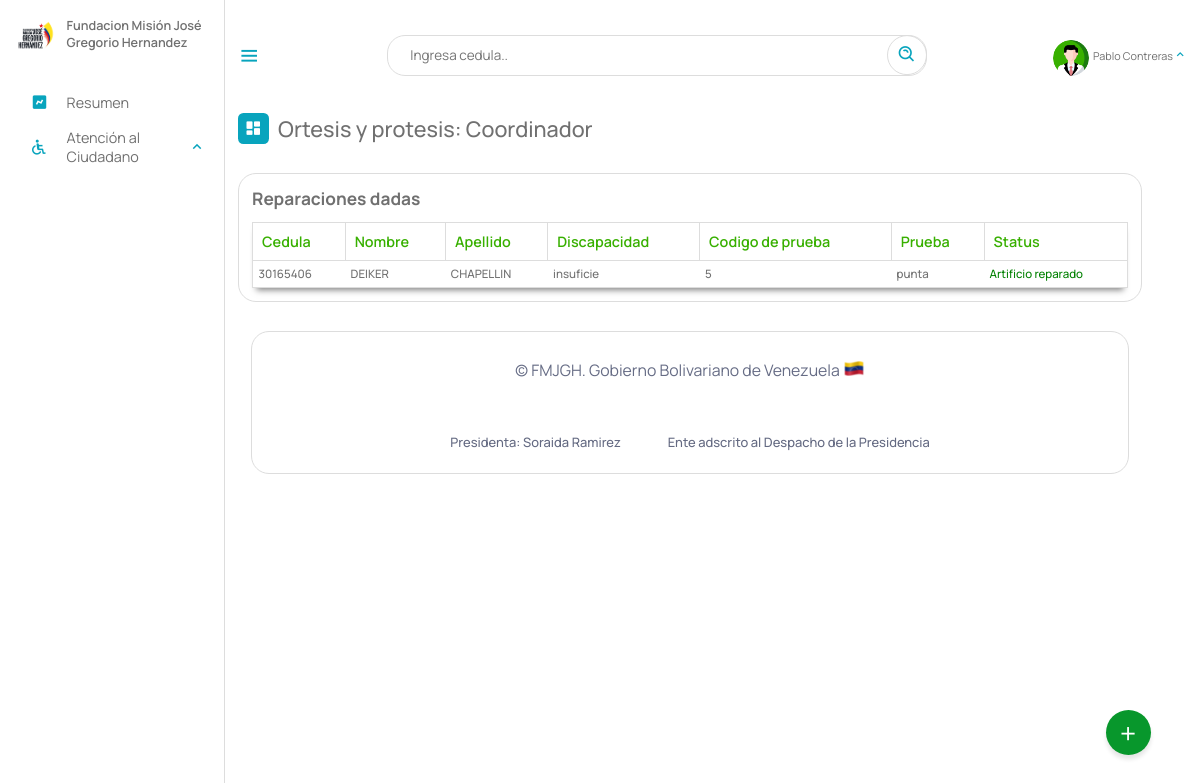
/Escritorio/06-reparacionDada.php (signed in), run on an earlier commit of the app's database.
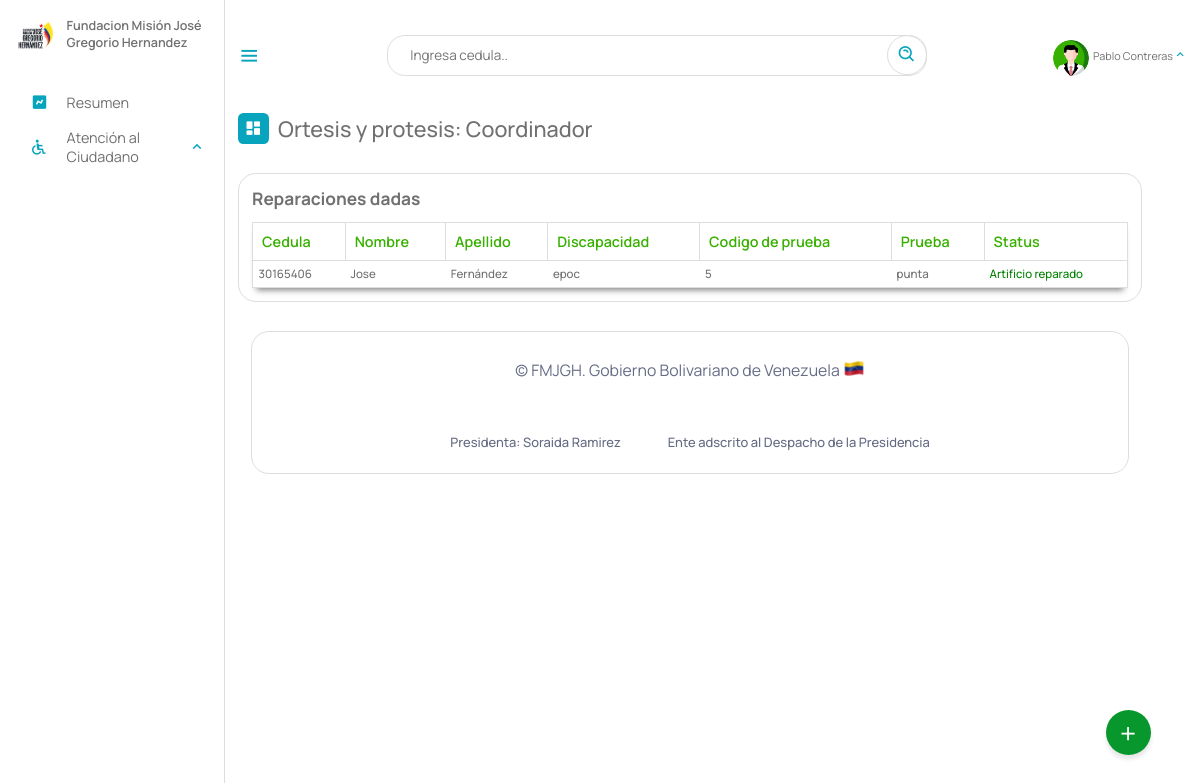
And on a later commit of the database.
### tables this page shows
CREATE TABLE `beneficiario` (
  `cedula` int(12) NOT NULL,
  `nombre` text NOT NULL,
  `apellido` text NOT NULL,
  `fecha_naci` date NOT NULL,
  `email` varchar(50) NOT NULL,
  `telefono` varchar(12) NOT NULL,
  `nacionalidad` char(2) NOT NULL,
  `edad` int(2) NOT NULL,
  `sexo` char(1) NOT NULL,
  `edo_civil` text NOT NULL,
  `nro_hijo` int(2) DEFAULT NULL,
  `estado` varchar(10) NOT NULL,
  `municipio` varchar(20) NOT NULL,
  `parroquia` varchar(10) NOT NULL,
  `discapacidad` varchar(10) NOT NULL,
  `atencion_solicitada` varchar(10) NOT NULL,
  `certificado` varchar(50) DEFAULT NULL,
  `registrado_por` text DEFAULT NULL,
  `fecha_registro` date NOT NULL,
  PRIMARY KEY (`cedula`),
  KEY `estado` (`estado`),
  KEY `discapacidad` (`discapacidad`),
  KEY `atencion_solicitada` (`atencion_solicitada`),
  KEY `municipio` (`municipio`),
  KEY `parroquia` (`parroquia`),
  CONSTRAINT `beneficiario_ibfk_1` FOREIGN KEY (`estado`) REFERENCES `estados` (`id_estados`) ON DELETE CASCADE,
  CONSTRAINT `beneficiario_ibfk_2` FOREIGN KEY (`municipio`) REFERENCES `municipios` (`id_municipios`) ON DELETE CASCADE,
  CONSTRAINT `beneficiario_ibfk_3` FOREIGN KEY (`parroquia`) REFERENCES `parroquia` (`id`) ON DELETE CASCADE ON UPDATE CASCADE,
  CONSTRAINT `beneficiario_ibfk_4` FOREIGN KEY (`discapacidad`) REFERENCES `discapacid_e` (`id_e`) ON DELETE CASCADE,
  CONSTRAINT `beneficiario_ibfk_5` FOREIGN KEY (`atencion_solicitada`) REFERENCES `tipoatencion` (`id`) ON DELETE CASCADE
);

CREATE TABLE `reparacion_artificios` (
  `id` int(11) NOT NULL AUTO_INCREMENT,
  `cedula` int(12) NOT NULL,
  `fecha_reparacion` date DEFAULT NULL,
  `artificio` varchar(10) DEFAULT NULL,
  PRIMARY KEY (`id`),
  KEY `cedula` (`cedula`)
);

### php/01-05-reparacionArtificio.php (called while the page is built, shortened)
<?php
include_once("ManejadorBD.php");
class raparacion_artificio extends ManejadorBD{
        private $cnn;
        public function __construct($tipoConexion){
            $this->cnn = parent::conectar($tipoConexion);
        }
		public function consultarTodasReparacionesDadas(){
			try{
				$stmt = $this->cnn->prepare("SELECT beneficiario.nombre, beneficiario.apellido, beneficiario.cedula, beneficiario.discapacidad,
				 beneficiario.atencion_solicitada, reparacion_artificios.id, reparacion_artificios.artificio FROM
				 beneficiario, reparacion_artificios WHERE beneficiario.cedula = reparacion_artificios.cedula AND
				 /* beneficiario.atencion_solicitada = '6-repaart' */  reparacion_artificios.artificio IS NOT NULL;");
				$stmt->setFetchMode(PDO::FETCH_ASSOC);
				$stmt->execute();
				return $stmt->fetchAll();
	        }catch(PDOException $error) {
				echo "Error: ejecutando consulta SQL.".$error->getMessage();
				exit();
	        }
		}
}

### php/ManejadorBD.php (called while the page is built, shortened)
<?php
	class ManejadorBD extends PDO {
		public $srv	= SRV;
		public $usr	= USR;
		public $pas	= PAS;
		public $dbn	= BDN;
		public function conectar($tipoConexion){
			try{
				switch ($tipoConexion) {
				    case 1:
				        $dsn = "mysql:host=$this->srv;dbname=$this->dbn";
				        break;
				}
				$dbh = new PDO($dsn, $this->usr, $this->pas);
    			$dbh->setAttribute(PDO::ATTR_ERRMODE, PDO::ERRMODE_EXCEPTION);
			}catch(PDOException $error){
                echo "Error al Conectar con la Base de Datos: ".$error->getMessage();
                exit();
			}
            $this->conexionBD = $dbh;
			return $this->conexionBD;
		}
	}
?>

### Escritorio/06-reparacionDada.php (the view, shortened to what this page needs)
<?php
include_once("partearriba.php");
?>
<div class="dash-contenido">
    <div class="overview">
        <div class="titulo">
            <i class='bx bxs-dashboard'> </i>
            <span class="link-name">Ortesis y protesis: <?php echo $rol ?></span>
        </div>
    </div>
    <div class="tabla-atencion">
        <h2>Reparaciones dadas</h2>
        <table>
            <thead>
                <tr>
                    <th>Cedula</th>
                    <th>Nombre</th>
                    <th>Apellido</th>
                    <th>Discapacidad</th>
                    <th>Codigo de prueba</th>
                    <th>Prueba</th>
                    <th>Status</th>
                </tr>
            </thead>
            <tbody>
                <?php
                include_once("../php/01-05-reparacionArtificio.php");
                $aten = new raparacion_artificio(1);
                $consulta = $aten->consultarTodasReparacionesDadas();
                if ($consulta) {
                    foreach ($consulta as $registros) {
                ?>
                        <tr>
                            <td><?php echo $registros["cedula"] ?></td>
                            <td><?php echo $registros["nombre"] ?></td>
                            <td><?php echo $registros["apellido"] ?></td>
                            <td><?php echo $registros["discapacidad"] ?></td>
                            <td><?php echo $registros["id"] ?></td>
                            <td><?php echo $registros["artificio"] ?></td>
                            <td style="color: green;">Artificio reparado</td>
                        </tr>
                <?php
                    }
                }
                ?>
            </tbody>
        </table>
    </div>
    <?php
    include_once("parteabajo.php");
    ?>

What changed in the data, as far as the page shows it:
changed beneficiario "punta": nombre "DEIKER" → "Jose"; apellido "CHAPELLIN" → "Fernández"; discapacidad "insuficie" → "epoc"
